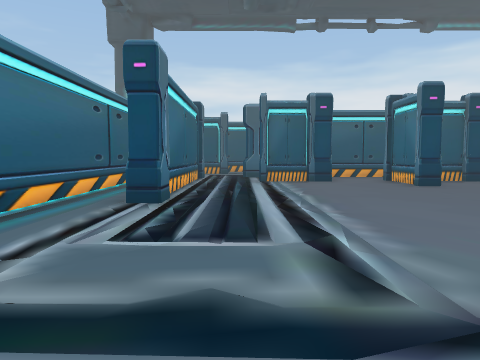
view 1 (above)

16 first-person views from a walk through a Unity game level. The camera is 1.4 m above the floor, tilts 4° down and sees 70° across. The floor is counted in squares, 2 m on a side. Each view is taken from the middle of a square. On the plan, view 1 faces up. The plan holds only what a view shows up to about 11 squares ahead; the rest is blank. The place goes on beyond the plan. The player character is not drawn.

view 2
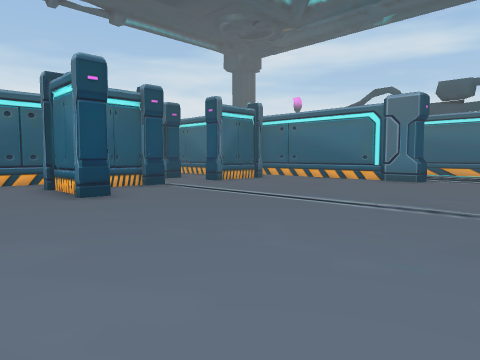

view 3
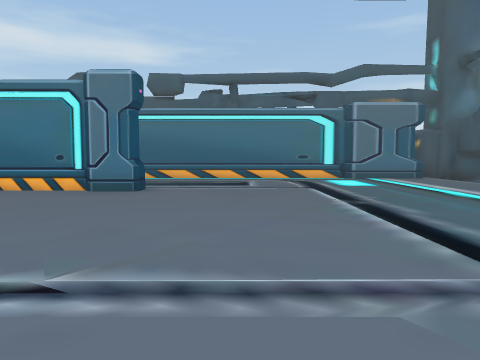

view 4
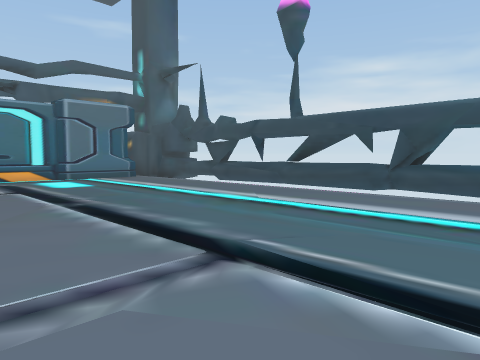

view 5
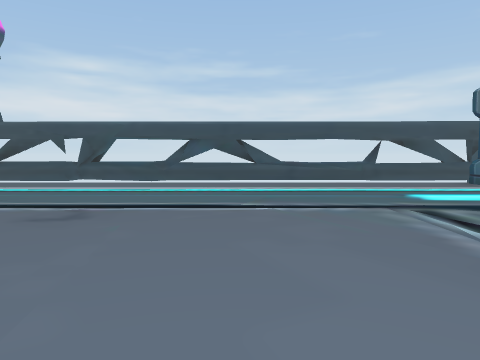

view 6
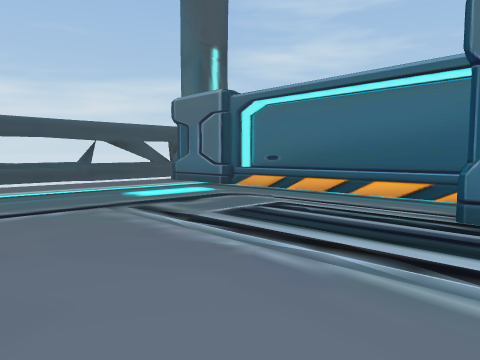

view 7
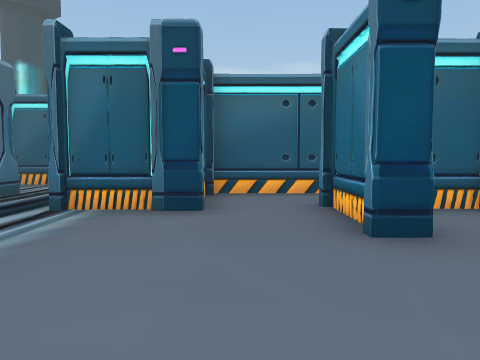

view 8
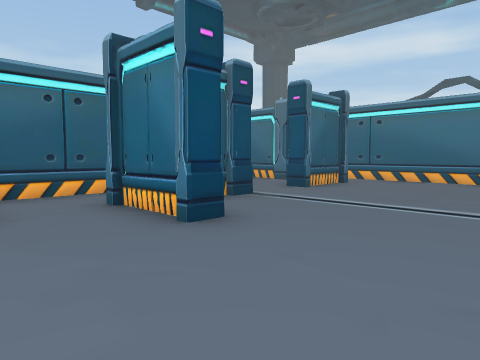

view 9
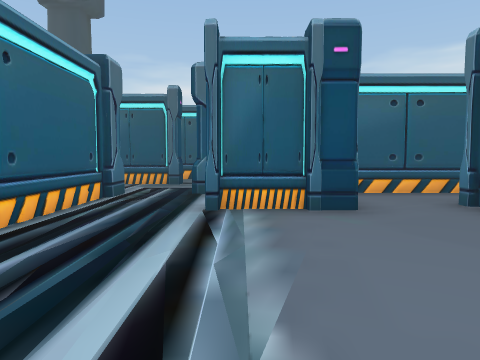

view 10
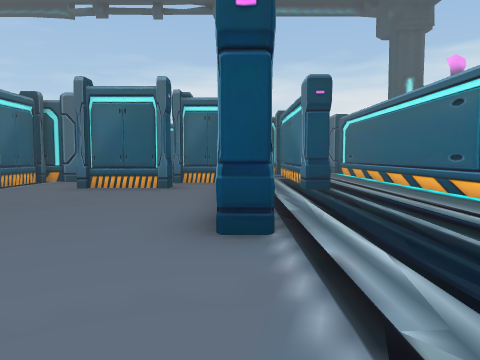

view 11
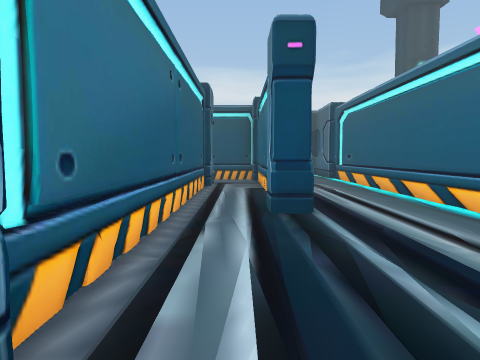

view 12
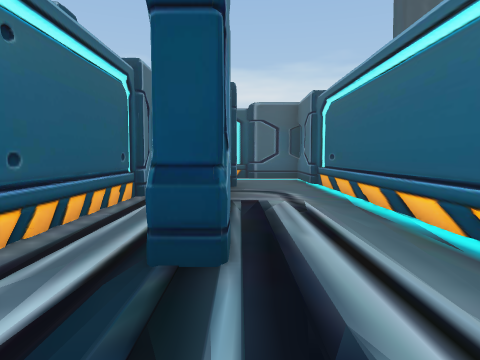

view 13
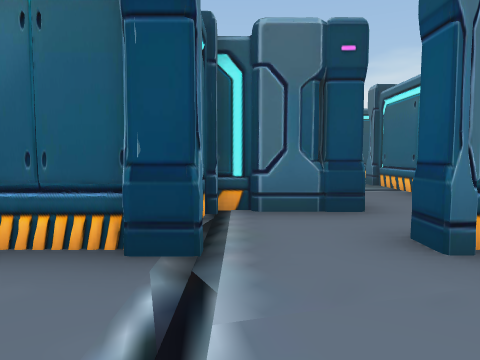

view 14
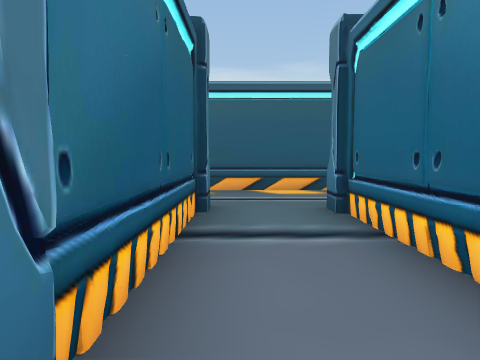

view 15
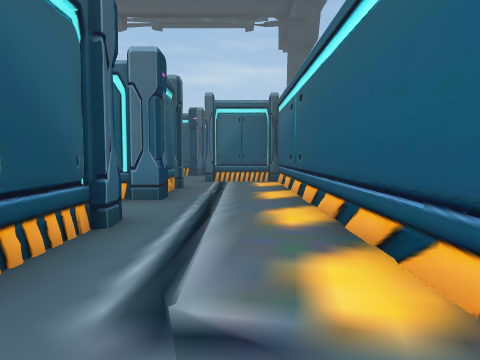

view 16
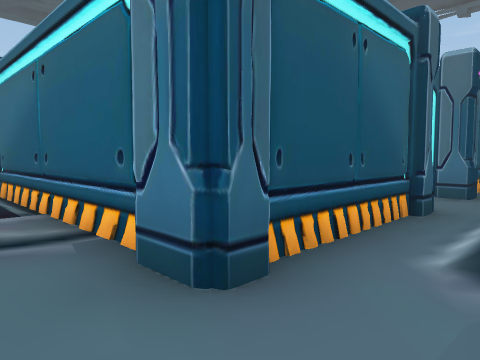

### Floor plan
Key: @ floor where view 1 was taken; # wall or solid block; . floor; = window, fence, low wall or low ledge; ^ raised ledge.
Columns run from 4 left of view 1 to 16 right of it. Each row starts with its distance up from view 1.
 18         #############
 17          #..........#
 16    ##    #.....####.#
 15    .       ##..#..#.#
 14  ###.       #..##.#.#
 13   ...       #..##.#.#
 12   ...########..##.#.#
 11    #..#...#....##.#.#
 10    #.##..##..##.#.#.#
  9  # #.....#......#...#
  8  # #.....#......#...#
  7  #.#............#...#
  6  #.#............#...#
  5  #..................#
  4  #..................#
  3  #..................#
  2  #..................#
  1  #..................#
  0  #..@...............#
 -1  #..................#
 -2  #..................#
 -3  ...................#
 -4 ##=^^^##=#^#^=#^^# =#
 -5 #  #  #########     #

Positions as (right, up) in squares from view 1, and headings:
1: (0, 0), facing up
2: (2, 2), facing up-right
3: (5, 3), facing right
4: (5, 3), facing down-right
5: (3, 6), facing down
6: (3, 6), facing down-left
7: (3, 5), facing up
8: (2, 5), facing up-right
9: (1, 5), facing up
10: (12, 2), facing up
11: (13, 5), facing up
12: (14, 7), facing up
13: (7, 7), facing up
14: (9, 11), facing up
15: (14, 17), facing left
16: (15, 17), facing down-left
